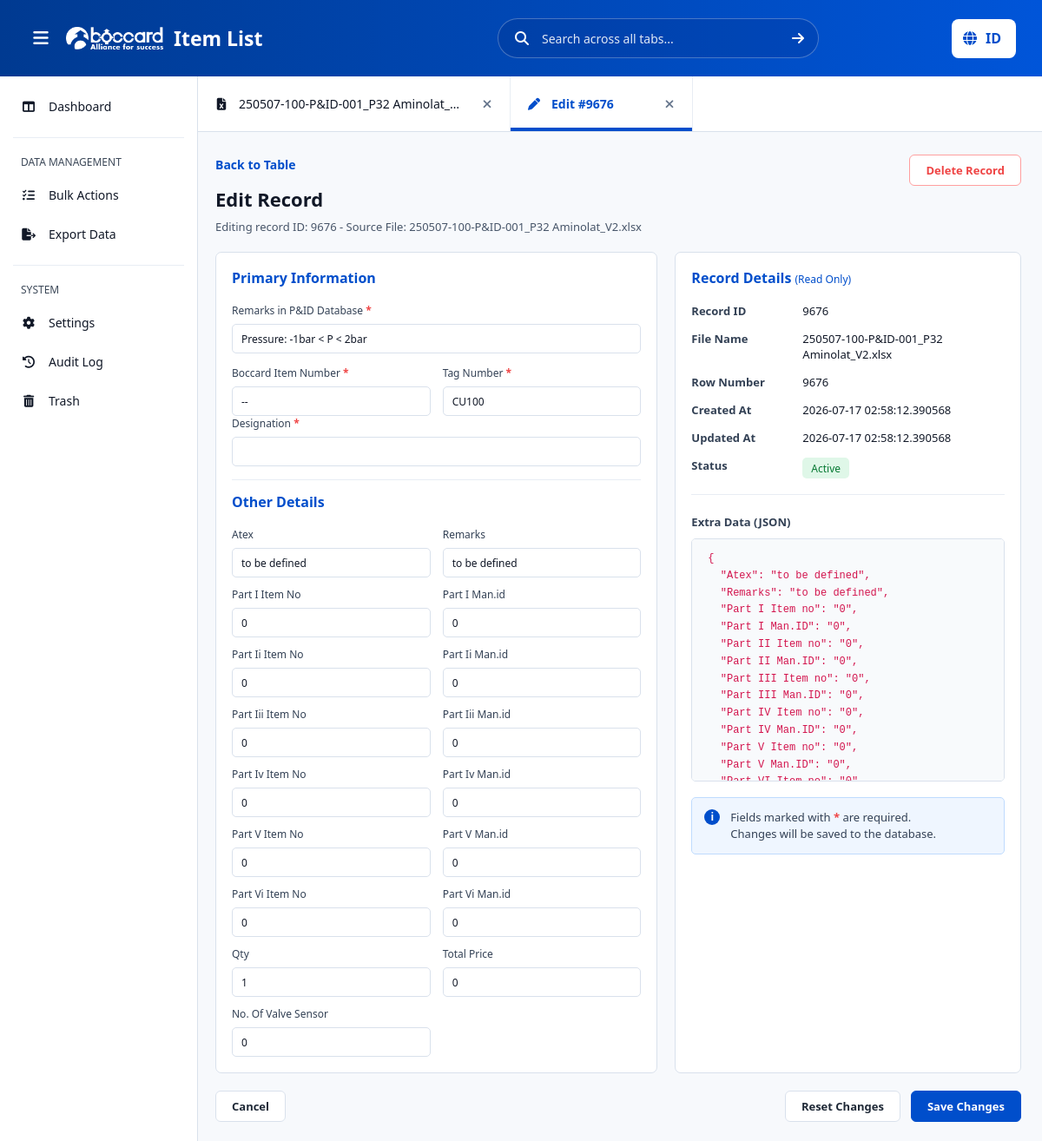
Screenshot of /edit/9676 with the database file from the repository.
### tables this page shows
CREATE TABLE uploaded_files (
            id INTEGER PRIMARY KEY AUTOINCREMENT,
            original_name TEXT NOT NULL,
            stored_name TEXT NOT NULL,
            uploaded_at TEXT NOT NULL,
            status TEXT DEFAULT 'active'
        , tab_order INTEGER NOT NULL DEFAULT 0, deleted_at TEXT);

CREATE TABLE records (
            id INTEGER PRIMARY KEY AUTOINCREMENT,
            file_id INTEGER NOT NULL,
            remarks_in_pid TEXT,
            boccard_item_number TEXT,
            tag_number TEXT,
            designation TEXT,
            extra_data TEXT,
            created_at TEXT NOT NULL,
            updated_at TEXT NOT NULL
        );

### app/routes.py (the view, shortened to what this page needs)
    @app.route("/edit/<int:record_id>", methods=["GET", "POST"])
    def edit_record(record_id):
        record = get_record(record_id)
        if not record:
            flash("Record not found.")
            return redirect(url_for("index"))
        files = get_uploaded_files()
        selected_file = get_file_by_id(record["file_id"])
        if request.method == "GET":
            return render_template("edit.html", files=files, record=record, selected_file=selected_file, active_tab='edit')

### app/services/db_service.py (called while the page is built)
def _connect():
    conn = sqlite3.connect(DB_PATH)
    conn.row_factory = sqlite3.Row
    return conn

def get_uploaded_files():
    conn = _connect()
    files = conn.execute("SELECT * FROM uploaded_files WHERE status = 'active' ORDER BY tab_order ASC, id ASC").fetchall()
    conn.close()
    return [dict(file) for file in files]

def get_file_by_id(file_id):
    conn = _connect()
    file_row = conn.execute("SELECT * FROM uploaded_files WHERE id = ? AND status = 'active'", (file_id,)).fetchone()
    conn.close()
    return dict(file_row) if file_row else None

def get_record(record_id):
    conn = _connect()
    row = conn.execute(
        """
        SELECT records.*, uploaded_files.original_name, uploaded_files.uploaded_at, uploaded_files.status
        FROM records
        JOIN uploaded_files ON uploaded_files.id = records.file_id
        WHERE records.id = ?
        """,
        (record_id,),
    ).fetchone()
    conn.close()
    if not row:
        return None
    item = dict(row)
    item["extra_data"] = json.loads(item["extra_data"] or "{}")
    return item

### app/templates/edit.html
{% extends 'base.html' %}
{% block content %}
    <form class="edit-page" method="post" action="{{ url_for('edit_record', record_id=record.id) }}">
        <div class="edit-head">
            <div>
                <a class="back-link" href="{{ url_for('index', file_id=record.file_id) }}">Back to Table</a>
                <h2>Edit Record</h2>
                <p>Editing record ID: {{ record.id }} <span>-</span> Source File: {{ record.original_name }}</p>
            </div>
            <button class="outline-danger" type="submit" formaction="{{ url_for('delete_record_route', record_id=record.id) }}">
                Delete Record
            </button>
        </div>
        <div class="edit-grid">
            <section class="edit-card">
                <h3>Primary Information</h3>
                <label class="full-field">
                    <span>Remarks in P&amp;ID Database <b>*</b></span>
                    <input name="remarks_in_pid" value="{{ record.remarks_in_pid or '' }}" required>
                </label>
                <div class="field-row">
                    <label>
                        <span>Boccard Item Number <b>*</b></span>
                        <input name="boccard_item_number" value="{{ record.boccard_item_number or '' }}" required>
                    </label>
                    <label>
                        <span>Tag Number <b>*</b></span>
                        <input name="tag_number" value="{{ record.tag_number or '' }}" required>
                    </label>
                </div>
                <label class="full-field section-break">
                    <span>Designation <b>*</b></span>
                    <input name="designation" value="{{ record.designation or '' }}" required>
                </label>
                <h3>Other Details</h3>
                <div class="field-row">
                    {% for key, value in record.extra_data.items() %}
                        <label>
                            <span>{{ key|replace('_', ' ')|title }}</span>
                            <input name="extra_{{ key }}" value="{{ value }}">
                        </label>
                    {% endfor %}
                </div>
            </section>
            <section class="edit-card details-card">
                <h3>Record Details <small>(Read Only)</small></h3>
                <dl class="record-meta">
                    <dt>Record ID</dt>
                    <dd>{{ record.id }}</dd>
                    <dt>File Name</dt>
                    <dd>{{ record.original_name }}</dd>
                    <dt>Row Number</dt>
                    <dd>{{ record.id }}</dd>
                    <dt>Created At</dt>
                    <dd>{{ record.created_at|replace('T', ' ') }}</dd>
                    <dt>Updated At</dt>
                    <dd>{{ record.updated_at|replace('T', ' ') }}</dd>
                    <dt>Status</dt>
                    <dd><span class="status-pill">Active</span></dd>
                </dl>
                <h4>Extra Data (JSON)</h4>
                <pre class="json-preview">{
{% for key, value in record.extra_data.items() %}  "{{ key }}": "{{ value }}"{% if not loop.last %},{% endif %}
{% endfor %}}</pre>
                <div class="info-note">
                    <strong>i</strong>
                    <span>Fields marked with <b>*</b> are required.<br>Changes will be saved to the database.</span>
                </div>
            </section>
        </div>
        <div class="edit-actions">
            <a class="ghost-btn" href="{{ url_for('index', file_id=record.file_id) }}">Cancel</a>
            <div>
                <a class="ghost-btn" href="{{ url_for('edit_record', record_id=record.id) }}">Reset Changes</a>
                <button class="primary-btn" type="submit">Save Changes</button>
            </div>
        </div>
    </form>
{% endblock %}

### app/templates/base.html (shortened to what this page needs)
<!doctype html>
<html lang="en">
<head>
    <link rel="stylesheet" href="https://cdnjs.cloudflare.com/ajax/libs/font-awesome/6.5.2/css/all.min.css">
    <link rel="stylesheet" href="{{ url_for('static', filename='css/style.css') }}?v=15">
</head>
<body>
    {% set can_upload_workbook = files is not defined or files|length == 0 %}
    <div class="app-shell">
        <header class="topbar">
            <div class="brand">
                <button class="icon-button menu-button" type="button" aria-label="Menu" aria-expanded="true">
                    <i class="fa-solid fa-bars" aria-hidden="true"></i>
                </button>
                <img class="brand-logo" src="{{ url_for('static', filename='images/white-logo.png') }}" alt="Boccard Item List">
                <div>
                    <h1>Item List</h1>
                </div>
            </div>
            <form class="global-search" method="get" action="{{ url_for('index') }}">
                <i class="fa-solid fa-magnifying-glass" aria-hidden="true"></i>
                <input type="search" name="q" placeholder="Search across all tabs..." data-i18n-placeholder="searchAcrossTabs" value="{{ query|default('') }}">
                <button class="search-submit" type="submit" aria-label="Search" data-i18n-aria-label="search">
                    <i class="fa-solid fa-arrow-right" aria-hidden="true"></i>
                </button>
            </form>
            <div class="topbar-actions">
                <button id="languageToggle" class="language-toggle" type="button" aria-label="Switch language" data-i18n-aria-label="switchLanguage">
                    <i class="fa-solid fa-globe" aria-hidden="true"></i>
                    <span data-language-label>ID</span>
                </button>
            </div>
        </header>
        <div class="workspace">
            <aside class="sidebar">
                <nav class="side-nav">
                    <a href="{{ url_for('index') }}" class="side-link {% if active_tab == 'table' %}active{% endif %}"><i class="fa-solid fa-table-columns" aria-hidden="true"></i><span data-i18n="dashboard">Dashboard</span></a>
                </nav>
                <div class="side-divider"></div>
                <div class="side-label" data-i18n="dataManagement">DATA MANAGEMENT</div>
                <nav class="side-nav">
                    <a href="#" class="side-link" data-action="bulk-mode"><i class="fa-solid fa-list-check" aria-hidden="true"></i><span data-i18n="bulkActions">Bulk Actions</span></a>
                    {% if selected_file %}
                        <a href="{{ url_for('export_file_route', file_id=selected_file.id) }}" class="side-link"><i class="fa-solid fa-file-export" aria-hidden="true"></i><span data-i18n="exportData">Export Data</span></a>
                    {% else %}
                        <a href="#" class="side-link" data-action="needs-file"><i class="fa-solid fa-file-export" aria-hidden="true"></i><span data-i18n="exportData">Export Data</span></a>
                    {% endif %}
                </nav>
                <div class="side-divider"></div>
                <div class="side-label" data-i18n="system">SYSTEM</div>
                <nav class="side-nav">
                    <a href="{{ url_for('settings_route') }}" class="side-link {% if active_tab == 'settings' %}active{% endif %}"><i class="fa-solid fa-gear" aria-hidden="true"></i><span data-i18n="settings">Settings</span></a>
                    <a href="{{ url_for('audit_log_route') }}" class="side-link {% if active_tab == 'audit' %}active{% endif %}"><i class="fa-solid fa-clock-rotate-left" aria-hidden="true"></i><span data-i18n="auditLog">Audit Log</span></a>
                    <a href="{{ url_for('trash_route') }}" class="side-link {% if active_tab == 'trash' %}active{% endif %}"><i class="fa-solid fa-trash-can" aria-hidden="true"></i><span data-i18n="trash">Trash</span></a>
                </nav>
            </aside>
            <main class="main-area">
                <nav id="pageTabs" class="file-tabs" aria-label="Page tabs" tabindex="-1">
                    {% if selected_file %}
                        <div class="file-tab {% if active_tab == 'table' %}active{% endif %}" data-tab-id="file:{{ selected_file.id }}" data-tab-kind="file">
                            <a class="tab-link" href="{{ url_for('index', file_id=selected_file.id) }}">
                                <i class="fa-solid fa-file-excel" aria-hidden="true"></i>
                                <span>{{ selected_file.original_name }}</span>
                            </a>
                            <button type="button" class="tab-close" data-delete-file-id="{{ selected_file.id }}" aria-label="Delete file">
                                <i class="fa-solid fa-xmark" aria-hidden="true"></i>
                            </button>
                        </div>
                    {% endif %}
                    {% if active_tab == 'edit' and record is defined and record %}
                        <div class="file-tab active" data-tab-id="edit:{{ record.id }}" data-tab-kind="edit" data-edit-id="{{ record.id }}" data-edit-file-id="{{ record.file_id }}" data-edit-title="Edit #{{ record.id }}" data-edit-url="{{ url_for('edit_record', record_id=record.id) }}">
                            <a class="tab-link" href="{{ url_for('edit_record', record_id=record.id) }}">
                                <i class="fa-solid fa-pen" aria-hidden="true"></i>
                                <span>Edit #{{ record.id }}</span>
                            </a>
                            <button type="button" class="tab-close" data-close-edit-tab="edit:{{ record.id }}" aria-label="Close edit tab">
                                <i class="fa-solid fa-xmark" aria-hidden="true"></i>
                            </button>
                        </div>
                    {% endif %}
                </nav>
                <section class="content-scroll">
                    {% block content %}{% endblock %}
                </section>
            </main>
        </div>
    </div>
</body>
</html>

### rows the page displays
uploaded_files: original_name "250507-100-P&ID-001_P32 Aminolat_…", original_name "250507-100-P&ID-001_P32 Aminolat_V2.xlsx"
records: id "9676", remarks_in_pid "Pressure: -1bar < P < 2bar", boccard_item_number "--", tag_number "CU100", created_at "2026-07-17 02:58:12.390568", updated_at "2026-07-17 02:58:12.390568"

### other values shown
{{ key|replace('_', ' ')|title }} "Atex" "Remarks" "Part I Item No" "Part I Man.id" "Part Ii Item No" "Part Ii Man.id" "Part Iii Item No" "Part Iii Man.id" "Part Iv Item No" "Part Iv Man.id" "Part V Item No" "Part V Man.id" "Part Vi Item No" "Part Vi Man.id" "Qty" "Total Price" "No. Of Valve Sensor"
{{ key }} "Atex" "Remarks" "Part I Item no" "Part I Man.ID" "Part II Item no" "Part II Man.ID" "Part III Item no" "Part III Man.ID" "Part IV Item no" "Part IV Man.ID" "Part V Item no" "Part V Man.ID"
{{ value }} "to be defined" "to be defined" "0" "0" "0" "0" "0" "0" "0" "0" "0" "0"
